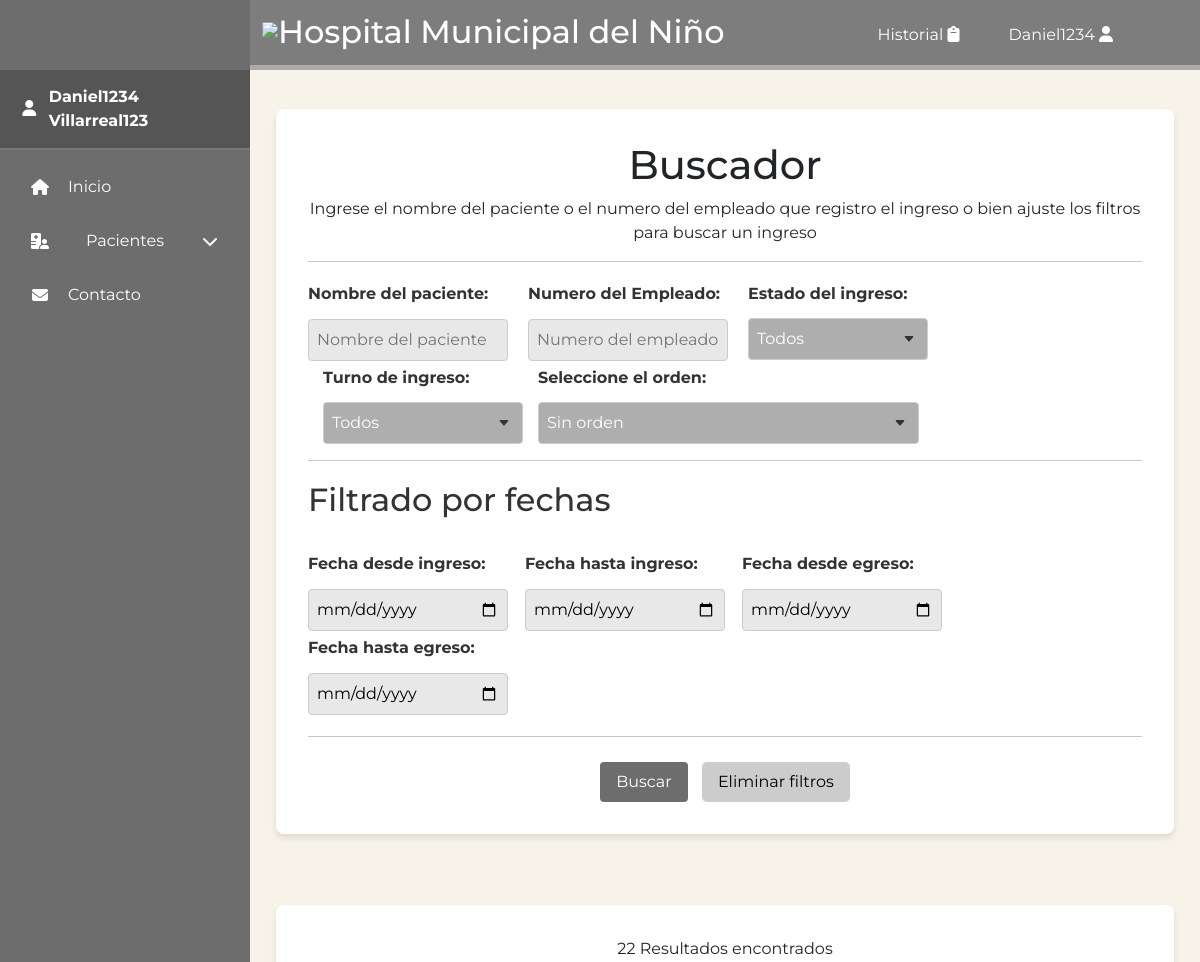
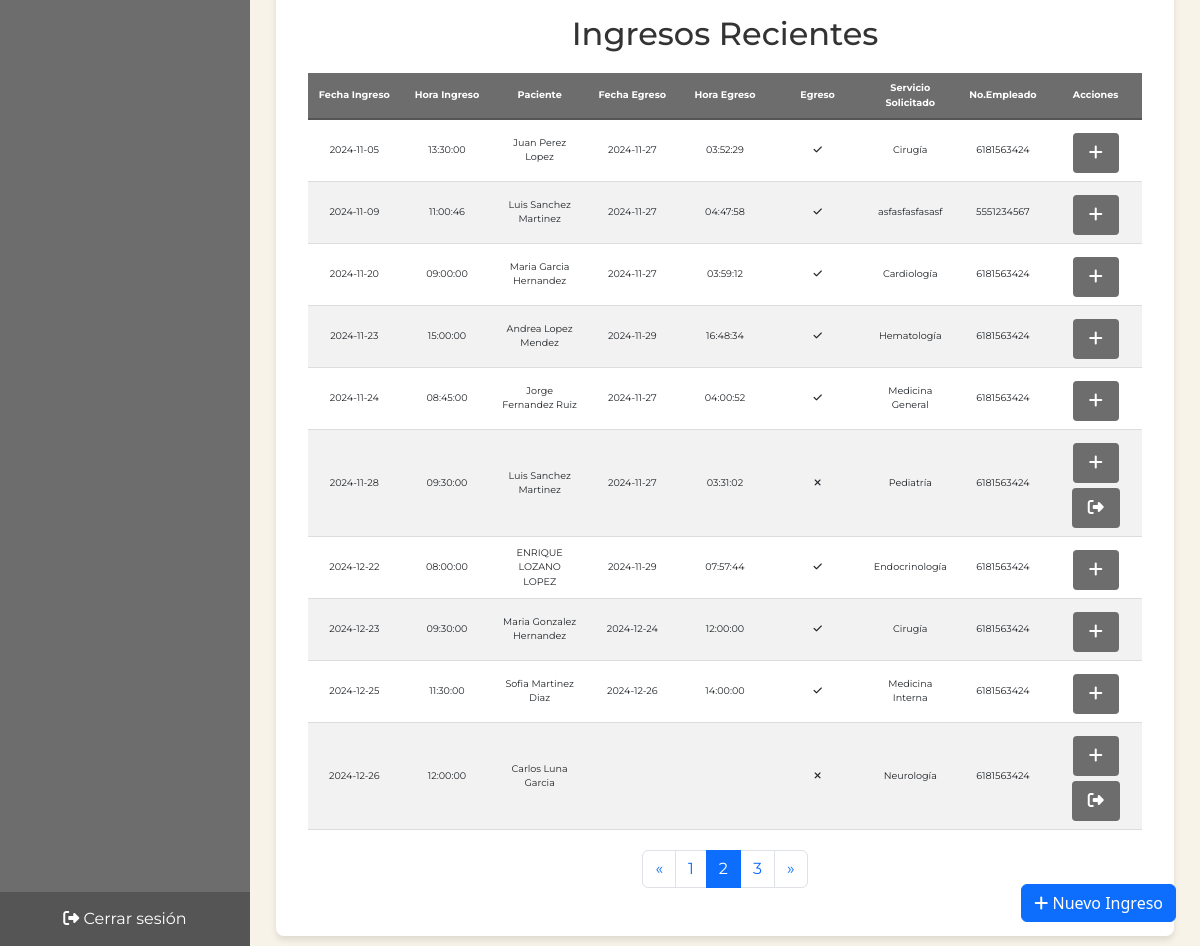
The page /src/views/ingresos.php?pagina=2 (signed in) on the database its author committed (2 pictures, top to bottom).
### tables this page shows
CREATE TABLE `ingresos` (
  `idIngreso` int(11) NOT NULL,
  `fechaIngreso` date DEFAULT NULL,
  `horaIngreso` time DEFAULT NULL,
  `fechaEgreso` date DEFAULT NULL,
  `horaEgreso` time DEFAULT NULL,
  `egreso` tinyint(1) DEFAULT NULL,
  `motivo` text DEFAULT NULL,
  `servicioSolicita` varchar(50) DEFAULT NULL,
  `turno` enum('MATUTINO','VESPERTINO','NOCTURNO') NOT NULL,
  `fkIdPaciente` int(11) DEFAULT NULL,
  `fkIdUsuario` int(11) DEFAULT NULL
);

CREATE TABLE `paciente` (
  `idPaciente` int(11) NOT NULL,
  `noRegistro` varchar(10) NOT NULL,
  `curp` varchar(110) NOT NULL,
  `nombres` varchar(50) DEFAULT NULL,
  `apellidoPaterno` varchar(50) DEFAULT NULL,
  `apellidoMaterno` varchar(50) DEFAULT NULL,
  `fechaNacimiento` date DEFAULT NULL,
  `pais` varchar(50) NOT NULL,
  `estado` varchar(50) NOT NULL,
  `municipio` varchar(50) NOT NULL,
  `sexo` enum('MASCULINO','FEMENINO') DEFAULT NULL,
  `edad` int(11) DEFAULT NULL,
  `calleDireccion` varchar(50) NOT NULL,
  `numeroDireccion` varchar(50) NOT NULL,
  `coloniaDireccion` varchar(50) NOT NULL,
  `derechoHabiente` varchar(20) DEFAULT NULL,
  `dx` text NOT NULL,
  `observaciones` text NOT NULL,
  `status` tinyint(1) NOT NULL
);

CREATE TABLE `empleado` (
  `idEmpleado` int(11) NOT NULL,
  `nombres` varchar(50) NOT NULL,
  `apellidoPaterno` varchar(50) NOT NULL,
  `apellidoMaterno` varchar(50) NOT NULL,
  `calleDireccion` varchar(50) NOT NULL,
  `numeroDireccion` varchar(50) NOT NULL,
  `coloniaDireccion` varchar(50) NOT NULL,
  `telefono` varchar(10) NOT NULL,
  `email` varchar(50) NOT NULL,
  `especialidad` enum('CARDIOLOGIA','PEDIATRIA','NEUROLOGIA') NOT NULL
);

### src/views/ingresos.php (the view, shortened to what this page needs)
<?php
include_once('cabecera.php');
include_once('../controladores/tabla_ingresos.php');
?>
<section class="main-content">
    <div class="content-grid">
        <div class="contentbox patient-info">
            <h1>Buscador</h1>
            <p>Ingrese el nombre del paciente o el numero del empleado que registro el ingreso o bien ajuste los filtros para buscar un ingreso</p>
            <hr>
            <form method="GET" action="ingresos.php">
                <div class="form-row">
                    <div class="form-group-filter">
                        <label>Nombre del paciente:</label>
                        <input type="text" placeholder="Nombre del paciente" name="buscar" id="buscar" value="<?php echo $_GET["buscar"] ?? ''; ?>">
                    </div>
                    <div class="form-group-filter">
                        <label>Numero del Empleado:</label>
                        <input type="text" placeholder="Numero del empleado" name="buscarempleado" id="buscarempleado" value="<?php echo $_GET["buscarempleado"] ?? ''; ?>">
                    </div>
                    <div class="form-group-filter">
                        <label>Estado del ingreso:</label>
                        <select name="estadoingreso" id="status-item" id="estadoingreso">
                            <option value="">Todos</option>
                        </select>
                    </div>
                    <div class="form-group-filter" style="margin-left: 15px;">
                        <label>Turno de ingreso:</label>
                        <select name="turnoingreso" id="status-item" id="turnoingreso">
                            <option value="">Todos</option>
                        </select>
                    </div>
                    <div class="form-group-filter" style="margin-left: 15px;">
                        <label>Seleccione el orden:</label>
                        <select name="orden" id="status-item" id="orden" style="min-width: 300px;">
                            <option value="">Sin orden</option>
                        </select>
                    </div>
                </div>
                <hr>
                <div class="form-row">
                    <div class="form-group-filter">
                        <h2>Filtrado por fechas</h2>
                    </div>
                </div>
                <div class="form-row">
                    <div class="form-group-filter">
                        <label>Fecha desde ingreso:</label>
                        <input type="date" placeholder="Fecha de ingreso desde" name="buscarfechadesdeingreso" id="buscarfechadesdeingreso" style="margin-right: 50px;" value="<?php echo $_GET["buscarfechadesdeingreso"] ?? ''; ?>">
                    </div>
                    <div class="form-group-filter">
                        <label>Fecha hasta ingreso:</label>
                        <input type="date" placeholder="Fecha de ingreso hasta" name="buscarfechahastaingreso" id="buscarfechahastaingreso" style="margin-right: 50px;" value="<?php echo $_GET["buscarfechahastaingreso"] ?? ''; ?>">
                    </div>
                    <div class="form-group-filter">
                        <label>Fecha desde egreso:</label>
                        <input type="date" placeholder="Fecha de egreso desde" name="buscarfechadesdeegreso" id="buscarfechadesdeegreso" style="margin-right: 50px;" value="<?php echo $_GET["buscarfechadesdeegreso"] ?? ''; ?>">
                    </div>
                    <div class="form-group-filter">
                        <label>Fecha hasta egreso:</label>
                        <input type="date" placeholder="Fecha de hasta hasta" name="buscarfechahastaegreso" id="buscarfechahastaegreso" style="margin-right: 50px;" value="<?php echo $_GET["buscarfechahastaegreso"] ?? ''; ?>">
                    </div>
                </div>
                <hr>
                <button type="submit">Buscar</button>
                <a href="ingresos.php" class="btn-reset">Eliminar filtros</a>
            </form>
        </div>
    </div>
</section>
<section class="main-content">
    <div class="content-grid">
        <div class="contentbox patient-info">
            <p><?php echo $rowCount ?> Resultados encontrados</p>
            <h2>Ingresos Recientes</h2>
            <table class="recent-changes-history-table" id="tabla_ingresos">
                <thead>
                    <tr>
                        <th>Fecha Ingreso</th>
                        <th>Hora Ingreso</th>
                        <th>Paciente</th>
                        <th>Fecha Egreso</th>
                        <th>Hora Egreso</th>
                        <th>Egreso</th>
                        <th>Servicio Solicitado</th>
                        <th>No.Empleado</th>
                        <th>Acciones</th>
                    </tr>
                </thead>
                <tbody>
                    <?php
                    foreach ($ingresos as $ingreso) {
                    ?>
                        <tr>
                            <td><?php echo $ingreso['fechaIngreso'] ?></td>
                            <td><?php echo $ingreso['horaIngreso'] ?></td>
                            <td><?php echo $ingreso['nombrePaciente'] . " " . $ingreso['apellidoPaternoPaciente'] . " " . $ingreso['apellidoMaternoPaciente'] ?></td>
                            <td><?php echo $ingreso['fechaEgreso'] ?></td>
                            <td><?php echo $ingreso['horaEgreso'] ?></td>
                            <td><?php
                                if ($ingreso['egreso'] == 1) {
                                ?> <i class="fa-solid fa-check"></i>
                                <?php
                                } else {
                                ?> <i class="fa-solid fa-xmark"></i>
                                <?php
                                }
                                ?></td>
                            <td><?php echo $ingreso['servicioSolicita'] ?></td>
                            <td><?php echo $ingreso['idEmpleado'] ?></td>
                            <td>
                                <?php if (isset($ingreso['fkIdPaciente'])): ?>
                                    <button title="Mas informacion" type="button" class="btn btn-primary" data-bs-toggle="modal" data-bs-target="#exampleModalCenter" data-fk-id-paciente="<?php echo $ingreso['fkIdPaciente']; ?>"><i class="fa-solid fa-plus"></i></button>
                                                        <?php include('pacientes_emergente.php'); ?>
                                <?php else: ?>
                                    <span>No disponible</span>
                                <?php endif; ?>
                                <?php
                                if ($ingreso['egreso'] == 1) {
                                ?>
                                <?php
                                } else {
                                ?>
                                    <form method="post" action="../controladores/marcar_salida.php" class="form-marcar-salida">
                                        <button title="Registrar salida" type="button" class="btn btn-primary btn-marcar-salida">
                                            <i class="fa-solid fa-right-from-bracket"></i>
                                        </button>
                                    </form>
                                <?php
                                }
                                ?>
                            </td>
                        </tr>
                    <?php } ?>
                </tbody>
            </table>
            <nav aria-label="Page navigation">
                <ul class="pagination justify-content-center">
                    <li class="page-item <?php echo $pagina <= 1 ? 'disabled' : ''; ?>">
                        <a class="page-link" href="?<?php echo http_build_query(array_merge($_GET, ['pagina' => $pagina - 1])); ?>" aria-label="Previous">
                            <span aria-hidden="true">&laquo;</span>
                        </a>
                    </li>
                    <?php for ($i = 1; $i <= $paginas_totales; $i++): ?>
                        <li class="page-item <?php echo $i == $pagina ? 'active' : ''; ?>">
                            <a class="page-link" href="?<?php echo http_build_query(array_merge($_GET, ['pagina' => $i])); ?>"><?php echo $i; ?></a>
                        </li>
                    <?php endfor; ?>
                    <li class="page-item <?php echo $pagina >= $paginas_totales ? 'disabled' : ''; ?>">
                        <a class="page-link" href="?<?php echo http_build_query(array_merge($_GET, ['pagina' => $pagina + 1])); ?>" aria-label="Next">
                            <span aria-hidden="true">&raquo;</span>
                        </a>
                    </li>
                </ul>
            </nav>
        </div>
    </div>
</section>
</body>
</html>

### src/controladores/tabla_ingresos.php (shortened to what this page needs)
<?php
try {
    $conn = new conn();
    $pdo = $conn->connect();
    $registros_por_pagina = 10;
    $pagina = isset($_GET['pagina']) ? (int)$_GET['pagina'] : 1;
    $offset = ($pagina - 1) * $registros_por_pagina;
    $query = "
        SELECT ingresos.*,
            paciente.nombres AS nombrePaciente,
            paciente.apellidoPaterno AS apellidoPaternoPaciente,
            paciente.apellidoMaterno AS apellidoMaternoPaciente,
            empleado.nombres AS nombreEmpleado,
            empleado.apellidoPaterno AS apellidoPaternoEmpleado,
            empleado.telefono AS idEmpleado
        FROM ingresos
        JOIN paciente ON ingresos.fkIdPaciente = paciente.idPaciente
        JOIN usuarios ON ingresos.fkIdUsuario = usuarios.idUsuario
        JOIN empleado ON usuarios.fkIdEmpleado = empleado.idEmpleado
        WHERE 1=1
    ";
    $query .= " LIMIT :limit OFFSET :offset";
    $stmt = $pdo->prepare($query);
    $stmt->bindValue(':limit', (int)$registros_por_pagina, PDO::PARAM_INT);
    $stmt->bindValue(':offset', (int)$offset, PDO::PARAM_INT);
    $stmt->execute();
    $ingresos = $stmt->fetchAll(PDO::FETCH_ASSOC);
    $countQuery = "
        SELECT COUNT(*)
        FROM ingresos
        JOIN paciente ON ingresos.fkIdPaciente = paciente.idPaciente
        JOIN usuarios ON ingresos.fkIdUsuario = usuarios.idUsuario
        JOIN empleado ON usuarios.fkIdEmpleado = empleado.idEmpleado
        WHERE 1=1
    ";
    $stmtCount = $pdo->prepare($countQuery);
    $stmtCount->execute();
    $rowCount = $stmtCount->fetchColumn();
    $paginas_totales = ceil($rowCount / $registros_por_pagina);
} catch (\Throwable $th) {
    echo "<script src='https://cdn.jsdelivr.net/npm/sweetalert2@11'></script>
          <script>
              Swal.fire({
                  icon: 'error',
                  title: 'Error en la obtención de los registros',
                  text: 'Porfavor intente con otro registro o mas tarde',
                  confirmButtonText: 'OK'
              }).then(() => {
                  window.location.href = '../views/ingresos.php';
              });
          </script>";
    exit();
}
foreach ($ingresos as $ingreso) {
    echo "Nombre: " . htmlspecialchars($ingreso['nombrePaciente']);
}
?>

### css/estilos.css (style rules this page uses)
* { margin: 0; padding: 0; box-sizing: border-box; font-family: "Montserrat", sans-serif; }
body { background-size: 100vw 100vh; background-repeat: no-repeat; padding-left: 250px; }
table { width: 80%; border-collapse: collapse; margin: 20px auto; table-layout: fixed; }
thead th { background-color: #6d6d6d; color: white; padding: 10px; border-bottom: 2px solid #555; text-size-adjust: auto; }
tbody td { word-wrap: break-word; overflow-wrap: break-word; white-space: normal; padding: 10px; border-bottom: 1px solid #ddd; }
tbody tr:nth-child(even) { background-color: #f2f2f2; }
input[type="text"], input[type="date"], input[type="number"], textarea { width: 100%; padding: 5px; margin: 5px 0; border: 1px solid #ccc; border-radius: 5px; box-sizing: border-box; }
.recent-changes-history-table { width: 100%; }
@media (max-width: 1300px) { .recent-changes-history-table { font-size: 0.6rem; } }
@media (max-width: 1300px) { .recent-changes-history-table th, .recent-changes-history-table td { padding: 8px; } }
button { padding: 10px 15px; margin-right: 10px; border: none; border-radius: 5px; background-color: #080808; color: white; cursor: pointer; font-size: 14px; transition: background-color 0.3s ease; }
.btn-reset { display: inline-block; padding: 0.5rem 1rem; background-color: #ccc; color: #000; text-decoration: none; border-radius: 5px; margin-left: 10px; }

### css/inicio.css (style rules this page uses)
section { min-height: 1vmax; min-width: 4vmax; margin-left: 0; display: flex; justify-content: space-evenly; align-items: center; flex-wrap: wrap; padding: 10px; background: #f8f3e9; }
.content-grid { display: grid; grid-template-columns: repeat(auto-fit, minmax(400px, 1fr)); gap: 4rem; margin-top: 2rem; width: 100%; margin-right: 1rem; margin-left: 1rem; }
.contentbox { background-color: white; border-radius: 8px; padding: 1.5rem; box-shadow: 0 4px 6px rgba(0,0,0,0.1); margin-top: 1.2rem; text-align: center; margin-bottom: 0px; }
.contentbox h2, .contentbox h3 { margin-bottom: 1rem; color: #333; }
.contentbox button { background-color: #6d6d6d; color: white; border: none; margin-top: 5px; padding: 0.5rem 1rem; border-radius: 4px; cursor: pointer; transition: background-color 0.3s; }
.contentbox input { background-color: #aeaeae49; color: black; border: none; padding: 0.5rem 1rem; border-radius: 4px; transition: background-color 0.3s; width: 100%; max-width: 200px; }
.contentbox select { background-color: #aeaeae; color: white; border: none; padding: 0.5rem 1rem; border-radius: 4px; cursor: pointer; transition: background-color 0.3s; width: 100%; }

### css/pacientes.css (style rules this page uses)
.patient-info { padding: 2rem; }
.form-row { display: flex; flex-wrap: wrap; margin-bottom: 1rem; }
.form-group-filter label { display: block; margin-bottom: 0.5rem; font-weight: bold; color: #333; text-align: left; margin-right: 20px; }
.form-group-filter input, .form-group-filter select, .form-group-filter textarea { width: 100%; padding: 0.5rem; border: 1px solid #ccc; border-radius: 4px; font-size: 1rem; text-align: left; margin-right: 20px; }
.form-group-filter select { appearance: none; background-repeat: no-repeat; background-position: right 0.75rem center; background-size: 12px; padding-right: 2rem; text-align: left; margin-right: 20px; margin-top: 4px; }
section hr { margin-bottom: 20px; }

### rows shown on the page
ingresos: fkIdPaciente.nombres "Juan", fechaIngreso "2024-11-05", horaIngreso "13:30:00", fkIdPaciente.apellidoPaterno "Perez", fkIdPaciente.apellidoMaterno "Lopez", fechaEgreso "2024-11-27", horaEgreso "03:52:29", egreso 1 (drawn), servicioSolicita "Cirugía", empleado.telefono "6181563424"
ingresos: fkIdPaciente.nombres "Luis", fechaIngreso "2024-11-09", horaIngreso "11:00:46", fkIdPaciente.apellidoPaterno "Sanchez", fkIdPaciente.apellidoMaterno "Martinez", fechaEgreso "2024-11-27", horaEgreso "04:47:58", egreso 1 (drawn), servicioSolicita "asfasfasfasasf", empleado.telefono "5551234567"
ingresos: fkIdPaciente.nombres "Maria", fechaIngreso "2024-11-20", horaIngreso "09:00:00", fkIdPaciente.apellidoPaterno "Garcia", fkIdPaciente.apellidoMaterno "Hernandez", fechaEgreso "2024-11-27", horaEgreso "03:59:12", egreso 1 (drawn), servicioSolicita "Cardiología", empleado.telefono "6181563424"
ingresos: fkIdPaciente.nombres "Andrea", fechaIngreso "2024-11-23", horaIngreso "15:00:00", fkIdPaciente.apellidoPaterno "Lopez", fkIdPaciente.apellidoMaterno "Mendez", fechaEgreso "2024-11-29", horaEgreso "16:48:34", egreso 1 (drawn), servicioSolicita "Hematología", empleado.telefono "6181563424"
ingresos: fkIdPaciente.nombres "Maria", fechaIngreso "2024-12-23", horaIngreso "09:30:00", fkIdPaciente.apellidoPaterno "Gonzalez", fkIdPaciente.apellidoMaterno "Hernandez", fechaEgreso "2024-12-24", horaEgreso "12:00:00", egreso 1 (drawn), servicioSolicita "Cirugía", empleado.telefono "6181563424"
ingresos: fkIdPaciente.nombres "Sofia", fechaIngreso "2024-12-25", horaIngreso "11:30:00", fkIdPaciente.apellidoPaterno "Martinez", fkIdPaciente.apellidoMaterno "Diaz", fechaEgreso "2024-12-26", horaEgreso "14:00:00", egreso 1 (drawn), servicioSolicita "Medicina Interna", empleado.telefono "6181563424"
ingresos: fkIdPaciente.nombres "Carlos", fechaIngreso "2024-12-26", horaIngreso "12:00:00", fkIdPaciente.apellidoPaterno "Luna", fkIdPaciente.apellidoMaterno "Garcia", egreso 0 (drawn), servicioSolicita "Neurología", empleado.telefono "6181563424"
ingresos: fechaIngreso "2024-11-24", horaIngreso "08:45:00", fkIdPaciente.nombres "Jorge", fkIdPaciente.apellidoPaterno "Fernandez", fkIdPaciente.apellidoMaterno "Ruiz", fechaEgreso "2024-11-27", horaEgreso "04:00:52", egreso 1 (drawn), servicioSolicita "Medicina General", empleado.telefono "6181563424"
ingresos: fechaIngreso "2024-11-28", horaIngreso "09:30:00", fkIdPaciente.nombres "Luis", fkIdPaciente.apellidoPaterno "Sanchez", fkIdPaciente.apellidoMaterno "Martinez", fechaEgreso "2024-11-27", horaEgreso "03:31:02", egreso 0 (drawn), servicioSolicita "Pediatría", empleado.telefono "6181563424"
ingresos: fechaIngreso "2024-12-22", horaIngreso "08:00:00", fkIdPaciente.nombres "ENRIQUE", fkIdPaciente.apellidoPaterno "LOZANO", fkIdPaciente.apellidoMaterno "LOPEZ", fechaEgreso "2024-11-29", horaEgreso "07:57:44", egreso 1 (drawn), servicioSolicita "Endocrinología", empleado.telefono "6181563424"

### other values the page prints
$_SESSION['nombreEmpleado'] "Daniel1234"
$_SESSION['apellidoPaternoEmpleado'] "Villarreal123"
$rowCount "22"
